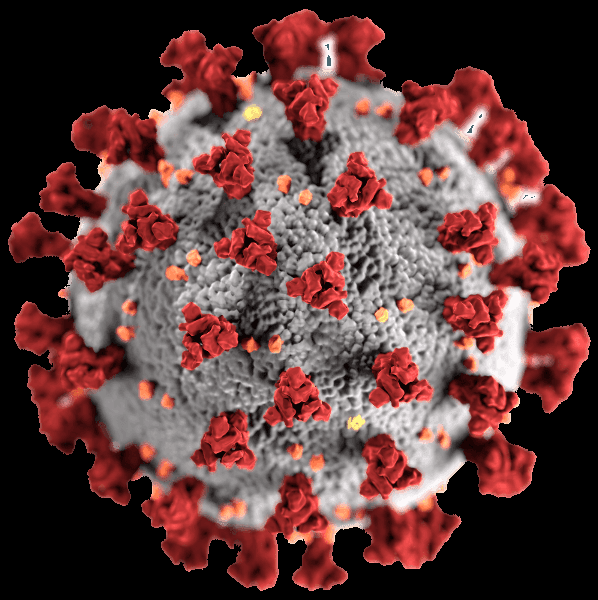
#> input picture OpenCv ie Görüntü İşleme 3/7.Bölüm/aa.png, 598 x 600 px
$ python Challange.py
#> lines starting #> are read from the running program, lines starting #| are printed output that depends on the picture; after the words box and inside, x2 and y2 are one past the last pixel; in counts of white or black regions, pixels touching at a corner belong together
# -*- coding: utf-8 -*-
"""
Created on Wed Jan  4 17:40:56 2023

@author: Asli Toplu
"""


import cv2
import numpy as np

face_cascade = cv2.CascadeClassifier(
    "haarcascade_frontalface_default.xml")
mouth_cascade = cv2.CascadeClassifier(
    "haarcascade_mcs_mouth.xml")


korona = cv2.imread("aa.png")
#> korona is the input picture: shape (600, 598, 3); mean B, G, R 58.7, 59.9, 95.3
yazi_maskeli = cv2.imread("yazi.png")
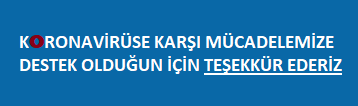
#> input picture OpenCv ie Görüntü İşleme 3/7.Bölüm/yazi.png, 358 x 106 px
#> yazi_maskeli is the input picture: shape (106, 358, 3); mean B, G, R 175.4, 119, 34.7
yazi_maskesiz = cv2.imread("yazi2.png")
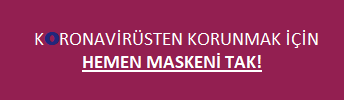
#> input picture OpenCv ie Görüntü İşleme 3/7.Bölüm/yazi2.png, 344 x 100 px
#> yazi_maskesiz is the input picture: shape (100, 344, 3); mean B, G, R 93.6, 47.2, 154.2

korona_gray = cv2.cvtColor(korona,cv2.COLOR_BGR2GRAY)
ret, mask = cv2.threshold(korona_gray,5,255,cv2.THRESH_BINARY)
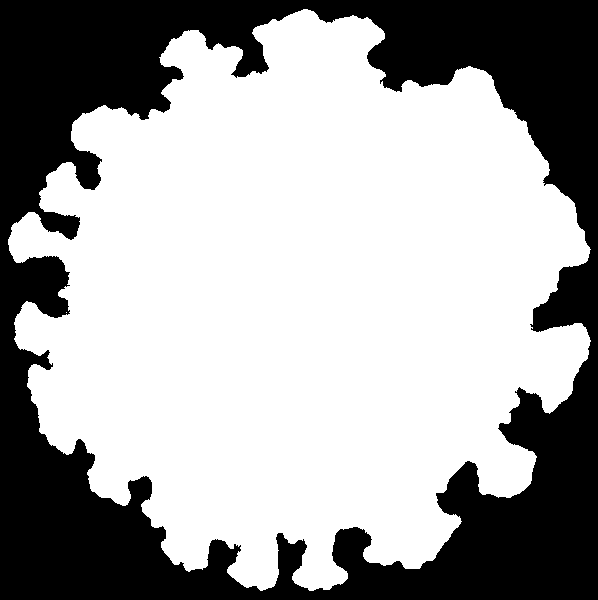
#> mask: shape (600, 598); 64.3% white; 1 black region, box (x1, y1, x2, y2) and area: (0, 0, 598, 600) 127980


cv2.namedWindow("Mask Detection")

cam = cv2.VideoCapture(0)

cam_x, cam_y = int(cam.get(3)), int(cam.get(4))

cerceve = np.zeros((cam_y+200, cam_x, 3), np.uint8)

yazi_maskeli = cv2.resize(yazi_maskeli, (cam_x, 200))
#> yazi_maskeli: shape (200, 1200, 3)
yazi_maskesiz = cv2.resize(yazi_maskesiz, (cam_x, 200))
#> yazi_maskesiz: shape (200, 1200, 3)

while cam.isOpened():
    ret, frame = cam.read()
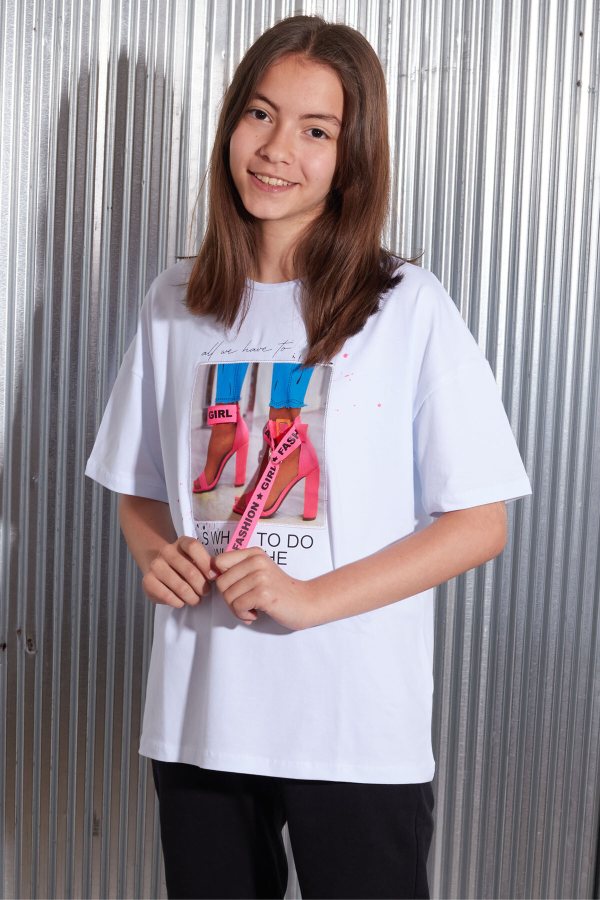
#> input picture OpenCv ie Görüntü İşleme 3/4.Bölüm/image.jpg, 1200 x 1800 px, given in place of the camera (shown at 1/2 size)
#> frame is the input picture: shape (1800, 1200, 3); mean B, G, R 147.6, 141.8, 149.8
    video = frame.copy()

    if not ret:
        print("haydaa")

    cerceve[-200:,:] = yazi_maskeli
    cerceve[:-200,:] = video

    gray_image = cv2.cvtColor(frame,cv2.COLOR_BGR2GRAY)

    faces = face_cascade.detectMultiScale(gray_image, 1.1, 7)
#> faces = [[425, 136, 300, 300]]

    if(len(faces) == 0):
        print("no face found")
    else:
        for x, y, w, h in faces:
            roi_gray = gray_image[y:y+h, x:x+w]
            roi = frame[y:y+h, x:x+w]

            mouth = mouth_cascade.detectMultiScale(roi_gray,
                                                   1.4, 15)

            if(len(mouth) == 0):
                print("maske takılı")
            else:
                print("maskenizi takın")
                cerceve[-200:,:] = yazi_maskesiz
                dsize = (w, h)

                korona_resize = cv2.resize(korona, dsize)
                mask_resize = cv2.resize(mask, dsize)
                mask_inv = cv2.bitwise_not(mask_resize)


                img1_bg = cv2.bitwise_and(roi,roi,mask=mask_inv)

                img2_fg = cv2.bitwise_and(korona_resize,
                                          korona_resize,
                                          mask=mask_resize)

                toplam = cv2.add(img1_bg,img2_fg)

                video[y:y+h, x:x+w] = toplam

                cerceve[:-200,:] = video
#> this loop made 1 pass
#> (x, y, w, h, mouth) on pass 1: (425, 136, 300, 300, [[63, 192, 134, 81]])
#| maskenizi takın
#> pass 1, `roi = frame[y:y+h, x:x+w]`:
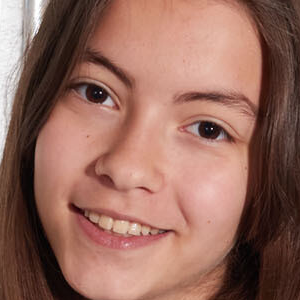
#> roi: shape (300, 300, 3); mean B, G, R 92.6, 105.1, 148.1
#> after the loop:
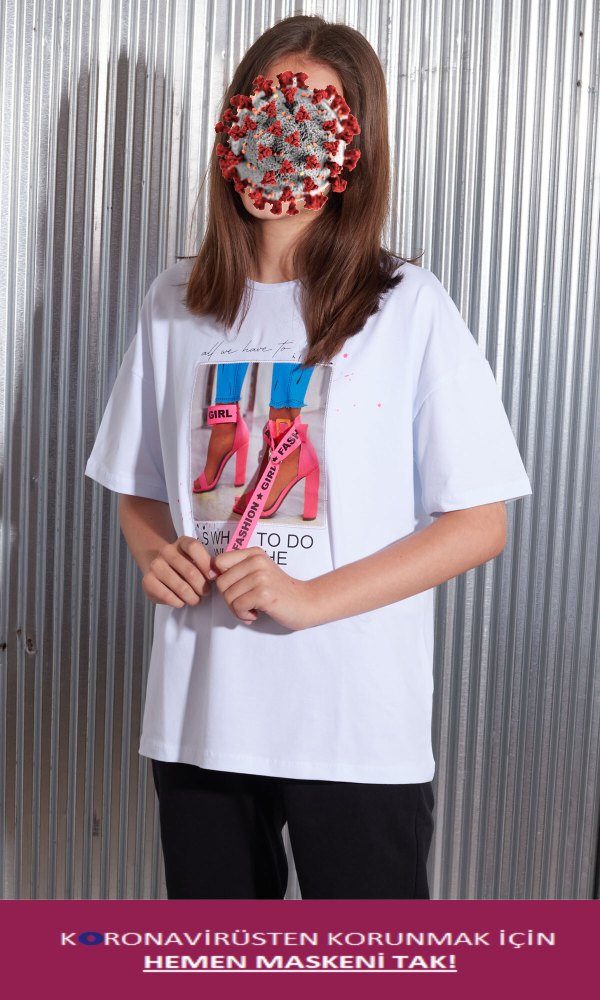
#> cerceve: shape (2000, 1200, 3) (shown at 1/2 size); mean B, G, R 141.9, 131.8, 149.8
#> after the loop:
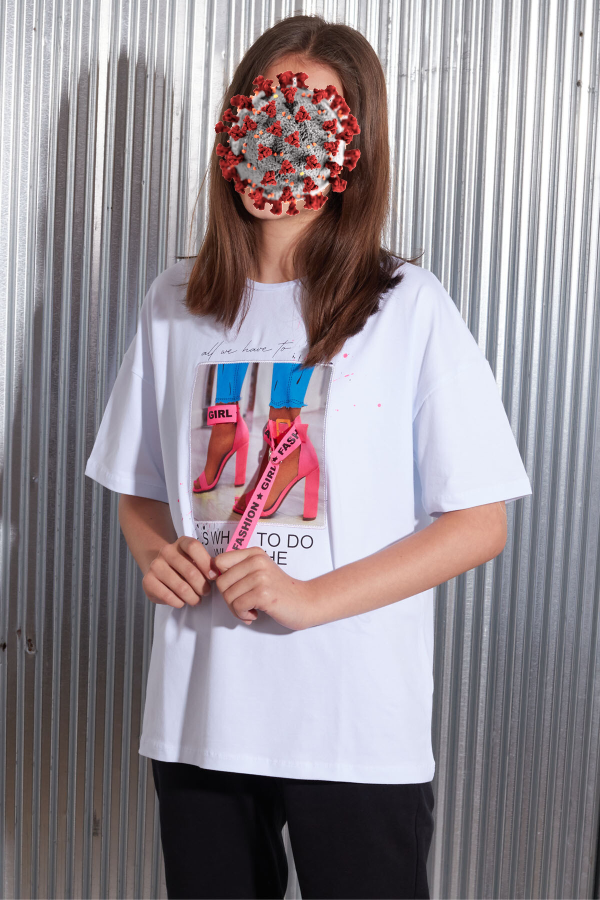
#> video: shape (1800, 1200, 3) (shown at 1/2 size); mean B, G, R 147.3, 141.2, 149.3


    cv2.imshow("Mask Detection",cerceve)

    if cv2.waitKey(33) & 0xFF == ord("q"):
#> (key q is pressed here)
        print("by")
        break


cam.release()
cv2.destroyAllWindows()
